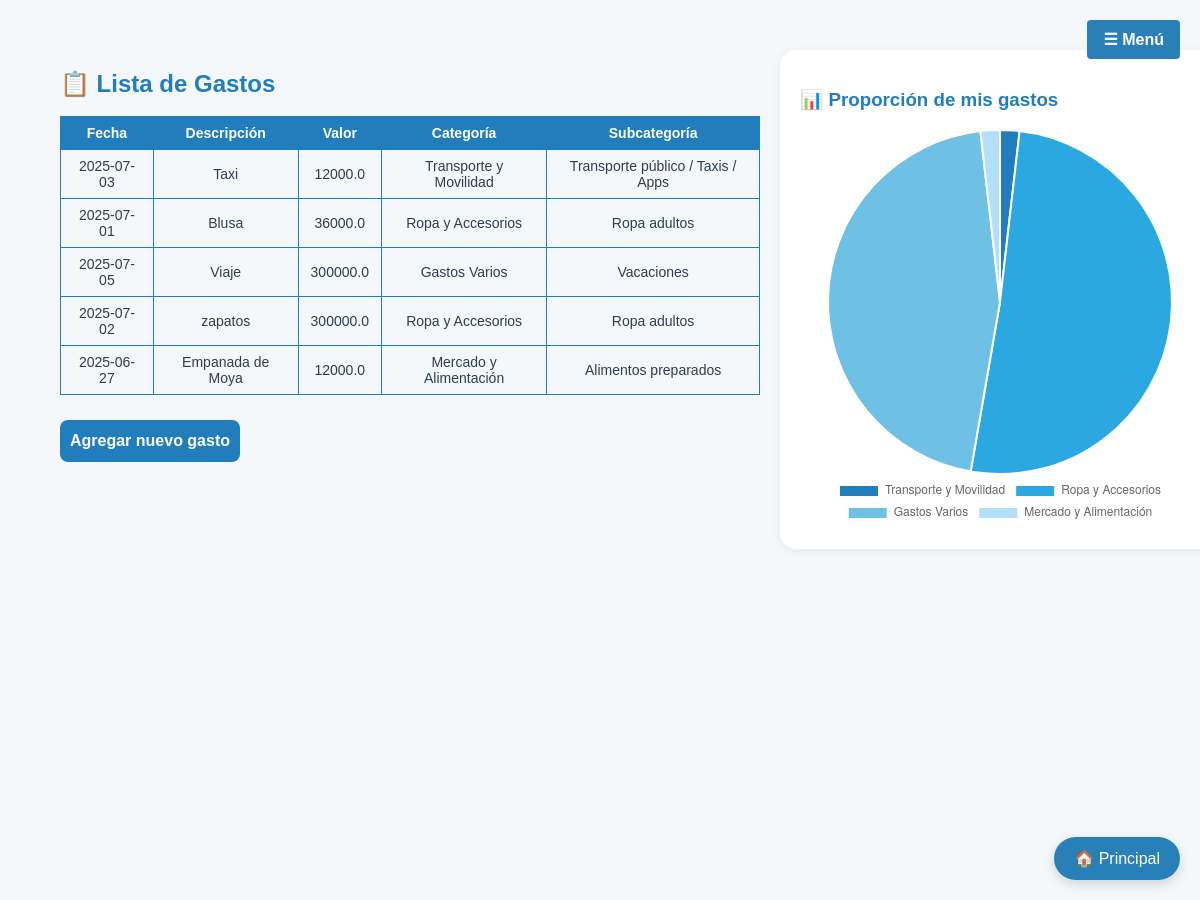
The app's page /tabla_gastos (signed in) with its own data.
### tables this page shows
CREATE TABLE Gastos (
    Id_tabla INTEGER PRIMARY KEY AUTOINCREMENT,
    Id_usuario INTEGER,
    Fecha TEXT,
    Descripcion TEXT,
    Valor REAL,
    Id_categoria INTEGER,
    Id_subcategoria INTEGER,
    FOREIGN KEY (Id_usuario) REFERENCES Usuarios(Id_usuario),
    FOREIGN KEY (Id_categoria) REFERENCES Categoria(Id_categoria),
    FOREIGN KEY (Id_subcategoria) REFERENCES Subcategoria(Id_subcategoria)
);

CREATE TABLE Categoria (
    Id_categoria INTEGER PRIMARY KEY AUTOINCREMENT,
    Categoria_principal TEXT
);

CREATE TABLE Subcategoria (
	"Id_subcategoria"	INTEGER UNIQUE,
	"Id_categoria"	INTEGER,
	"Nombre"	TEXT,
	PRIMARY KEY("Id_subcategoria" AUTOINCREMENT),
	FOREIGN KEY("Id_categoria") REFERENCES "Categoria"("Id_categoria")
);

### main.py (the view)
@app.route('/tabla_gastos')
def tabla_gastos():
    if 'user_id' not in session:
        return redirect(url_for('login'))
    conn = get_db()
    c = conn.cursor()
    c.execute('''
        SELECT
            g.Fecha,
            g.Descripcion,
            c.Categoria_principal AS Categoria,
            s.Nombre AS Subcategoria,
            g.Valor
        FROM Gastos g
        LEFT JOIN Categoria c ON g.Id_categoria = c.Id_categoria
        LEFT JOIN Subcategoria s ON g.Id_subcategoria = s.Id_subcategoria
        WHERE g.Id_usuario=?
    ''', (session['user_id'],))
    gastos_rows = c.fetchall()
    gastos = [dict(g) for g in gastos_rows]
    from collections import defaultdict
    categoria_suma = defaultdict(float)
    for g in gastos:
        categoria = g['Categoria'] or 'Sin categoría'
        categoria_suma[categoria] += g['Valor']
    labels = list(categoria_suma.keys())
    data = list(categoria_suma.values())
    subcategorias = labels  # Para mantener compatibilidad con el template
    conn.close()
    return render_template(
        'tabla_gastos.html',
        gastos=gastos,
        labels=labels,
        data=data,
        subcategorias=subcategorias
    )

### main.py (called while the page is built)
def get_db():
    conn = sqlite3.connect(DB_PATH)
    conn.row_factory = sqlite3.Row
    return conn

### templates/tabla_gastos.html (shortened to what this page needs)
<!DOCTYPE html>
<html lang="es">
<head>
  <link rel="stylesheet" href="{{ url_for('static', filename='Estilos/variables.css') }}" />
  <link rel="stylesheet" href="{{ url_for('static', filename='Estilos/estilos.css') }}" />
  <link rel="stylesheet" href="{{ url_for('static', filename='Estilos/gastos.css') }}" />
  <link rel="stylesheet" href="{{ url_for('static', filename='Estilos/botonvol.css') }}" />
  <link rel="stylesheet" href="{{ url_for('static', filename='Estilos/menu.css') }}" />
</head>
<body>
  <div class="menu-container">
    <button class="menu-button" onclick="toggleMenu()">☰ Menú</button>
  </div>
  <div class="contenedor-flex">
    <div>
      <h2 style="color:#217dbb; margin-bottom: 18px;">📋 Lista de Gastos</h2>
      <table id="tablaGastos" class="tabla-gastos">
        <thead>
          <tr>
            <th>Fecha</th>
            <th>Descripción</th>
            <th>Valor</th>
            <th>Categoría</th>
            <th>Subcategoría</th>
          </tr>
        </thead>
        <tbody>
          {% for gasto in gastos %}
          <tr>
            <td>{{ gasto['Fecha'] }}</td>
            <td>{{ gasto['Descripcion'] }}</td>
            <td>{{ gasto['Valor'] }}</td>
            <td>{{ gasto['Categoria'] }}</td>
            <td>{{ gasto['Subcategoria'] }}</td>
          </tr>
          {% endfor %}
        </tbody>
      </table>
      <a href="{{ url_for('gastos') }}" class="boton-agregar">Agregar nuevo gasto</a>
    </div>
    <div class="grafico-box">
      <h3 style="color:#217dbb; margin-bottom: 18px;">
        📊 Proporción de mis gastos
      </h3>
      <canvas id="graficoGastos"></canvas>
    </div>
  </div>
  <div style="width:100%; display:flex; justify-content:center; margin-top:30px;">
    <a href="{{ url_for('principal') }}">
        <button type="button" class="boton-volver-fijo">🏠 Principal</button>
    </a>
  </div>
  <script>
    function toggleMenu() {
      const menu = document.getElementById('menuOpciones');
      menu.style.display = menu.style.display === 'flex' ? 'none' : 'flex';
    }
    const labels = {{ labels|tojson }};
    const data = {{ data|tojson }};
    const subcategorias = {{ subcategorias|tojson }};
    const paleta = [
        '#217dbb', '#2ca8e0', '#6ec1e4', '#b2dffb', '#f7b267', '#f4845f', '#f27059', '#b83b5e', '#6a0572', '#ab83a1'
    ];
    const subcategoriasUnicas = [...new Set(subcategorias)];
    const colorPorSubcategoria = {};
    subcategoriasUnicas.forEach((subcat, idx) => {
        colorPorSubcategoria[subcat] = paleta[idx % paleta.length];
    });
    const backgroundColors = subcategorias.map(subcat => colorPorSubcategoria[subcat]);
    const tieneDatos = labels.length > 0 && data.some(v => v > 0);
    document.addEventListener('DOMContentLoaded', function() {
        if (tieneDatos) {
            const ctx = document.getElementById('graficoGastos').getContext('2d');
            window.graficoGastosInstance = new Chart(ctx, {
                type: 'pie',
                data: {
                    labels: labels,
                    datasets: [{
                        data: data,
                        backgroundColor: backgroundColors,
                    }]
                },
                options: {
                    responsive: true,
                    plugins: {
                        legend: {
                            position: 'bottom'
                        }
                    }
                }
            });
        } else {
            document.getElementById('graficoGastos').parentNode.innerHTML +=
                "<p style='color:#888; text-align:center;'>No hay datos para mostrar el gráfico.</p>";
        }
    });
  </script>
</body>
</html>

### static/Estilos/variables.css (style rules this page uses)
:root { --color-fondo: #F5F8FA; --color-texto: #2C3E50; --color-primario: #2980B9; --color-hover: #1F618D; --color-borde: #BDC3C7; }

### static/Estilos/estilos.css (style rules this page uses)
body { background-color: var(--color-fondo); color: var(--color-texto); font-family: 'Inter', sans-serif; margin: 0; }
.contenedor-flex { display: flex; height: 100vh; }

### static/Estilos/gastos.css (style rules this page uses)
body { font-family: Arial, sans-serif; background-color: var(--color-fondo); margin: 0; padding: 20px; color: var(--color-texto); }
.tabla-gastos { width: 100%; border-collapse: collapse; margin-top: 10px; }
.tabla-gastos th, .tabla-gastos td { padding: 10px; border: 1px solid var(--color-borde); text-align: left; font-size: 14px; color: var(--color-texto); }

### static/Estilos/botonvol.css (style rules this page uses)
.boton-volver-fijo { position: fixed; bottom: 20px; right: 20px; display: inline-flex; align-items: center; gap: 8px; padding: 12px 20px; font-size: 16px; background-color: var(--color-primario); color: white; border: none; border-radius: 30px; cursor: pointer; box-shadow: 0 4px 12px rgba(0, 0, 0, 0.15); z-index: 2000; transition: background-color 0.3s ease; }

### static/Estilos/menu.css (style rules this page uses)
:root { --color-fondo: #F5F8FA; --color-texto: #2C3E50; --color-primario: #2980B9; --color-hover: #1F618D; --color-borde: #BDC3C7; }
body { margin: 0; font-family: Arial, sans-serif; background-color: var(--color-fondo); color: var(--color-texto); }
.menu-container { position: absolute; top: 20px; right: 20px; }
.menu-button { background-color: var(--color-primario); color: white; border: none; padding: 10px 16px; border-radius: 4px; cursor: pointer; font-size: 16px; font-weight: bold; }

### templates/tabla_gastos.html (style rules this page uses)
.contenedor-flex { display: flex; justify-content: flex-start; align-items: flex-start; gap: 20px; margin-top: 30px; margin-left: 40px; }
.tabla-gastos { min-width: 700px; border-collapse: collapse; }
.tabla-gastos th, .tabla-gastos td { border: 1px solid #217dbb; padding: 8px 12px; text-align: center; }
.tabla-gastos th { background: #217dbb; color: #fff; font-weight: bold; }
.grafico-box { background: #fff; border-radius: 16px; box-shadow: 0 2px 8px #0001; padding: 20px; min-width: 400px; min-height: 350px; }
.boton-agregar { display: block; width: 180px; margin: 25px 0 0 0; background: #217dbb; color: #fff; border: none; border-radius: 8px; padding: 12px 0; font-weight: bold; font-size: 16px; text-align: center; text-decoration: none; transition: background 0.2s; }

### records on screen
Gastos: Fecha "2025-07-03", Descripcion "Taxi", Valor "12000.0", Categoria "Transporte y Movilidad", Subcategoria "Transporte público / Taxis / Apps"
Gastos: Fecha "2025-07-01", Descripcion "Blusa", Valor "36000.0", Categoria "Ropa y Accesorios", Subcategoria "Ropa adultos"
Gastos: Fecha "2025-07-05", Descripcion "Viaje", Valor "300000.0", Categoria "Gastos Varios", Subcategoria "Vacaciones"
Gastos: Fecha "2025-07-02", Descripcion "zapatos", Valor "300000.0", Categoria "Ropa y Accesorios", Subcategoria "Ropa adultos"
Gastos: Fecha "2025-06-27", Descripcion "Empanada de Moya", Valor "12000.0", Categoria "Mercado y Alimentación", Subcategoria "Alimentos preparados"

### other values on screen
chart data {{ data|tojson }} [12000.0, 336000.0, 300000.0, 12000.0]
